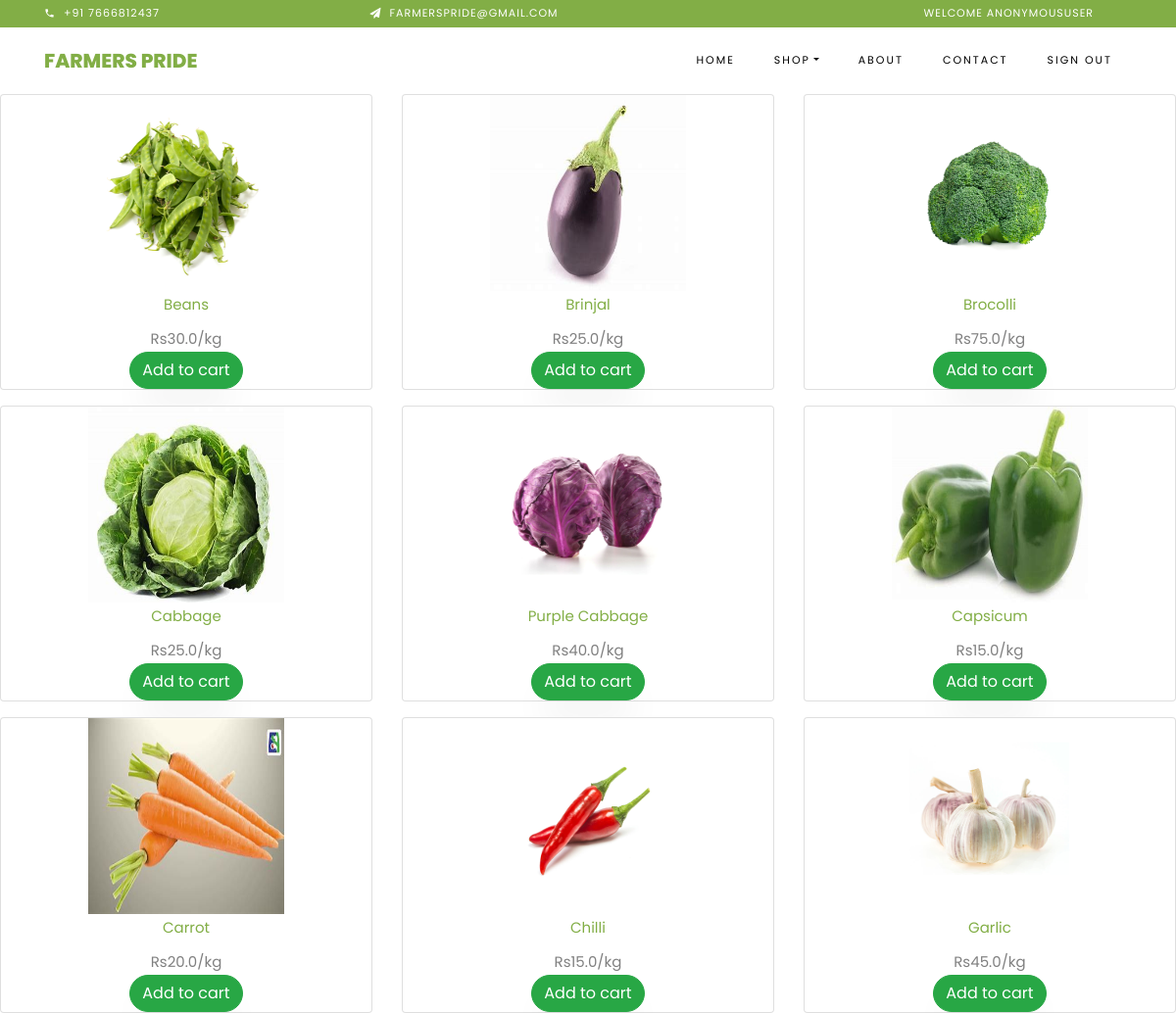
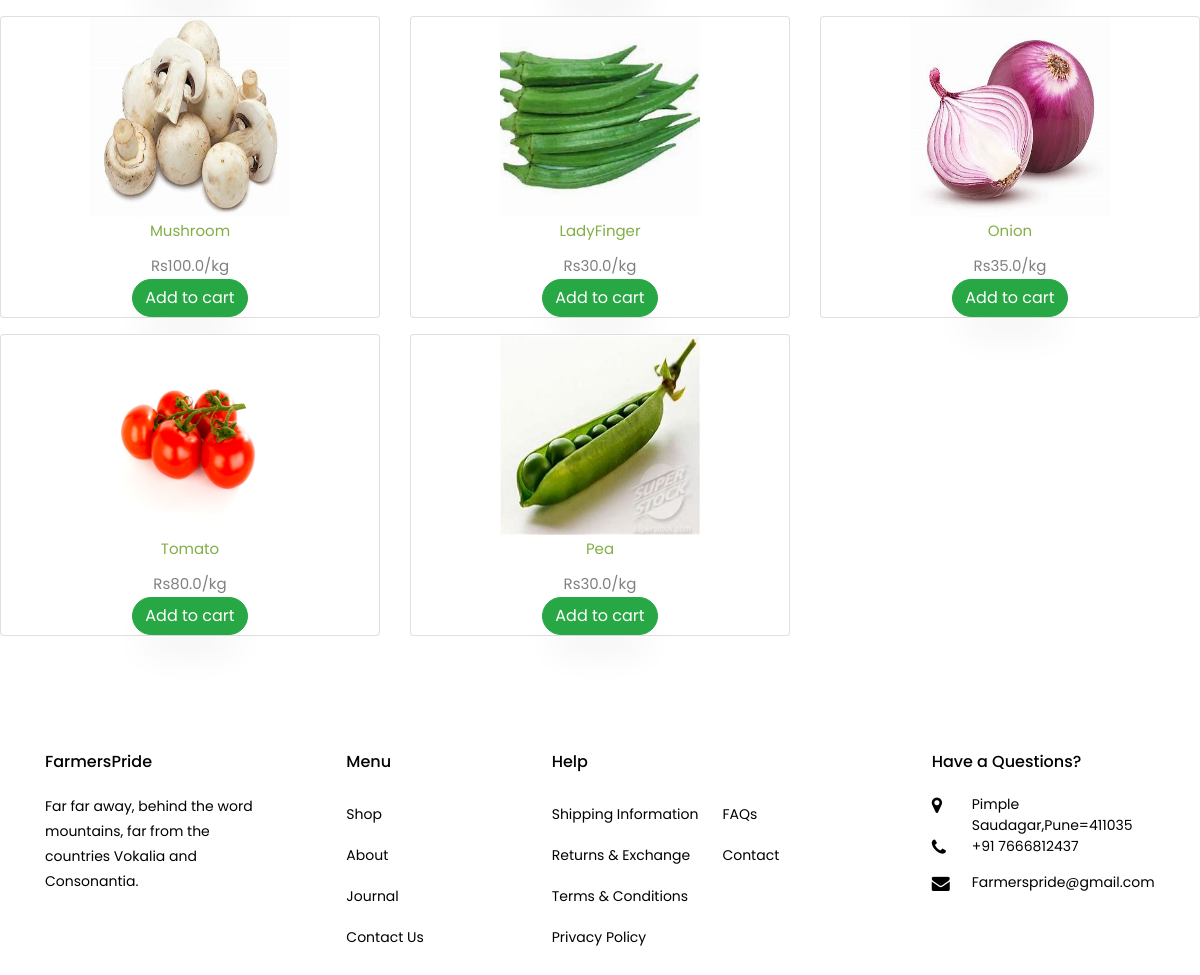
Screenshot of /showproducts/vegetables with the database file from the repository (2 pictures, top to bottom).
### shop/models.py (models this page shows, shortened)
class Product(models.Model):
    product_name=models.CharField(max_length=20,unique=True)
    price=models.FloatField()
    images=models.ImageField(upload_to='images')
    stock=models.IntegerField()
    is_avialable=models.BooleanField(default=True)
    category=models.ForeignKey(Category,on_delete=models.CASCADE)
    created_date=models.DateTimeField(auto_now_add=True)
    modified_date=models.DateTimeField(auto_now=True)
    slug = models.SlugField(max_length=200, unique=True)

### shop/views.py (the view)
# urls.py: path('showproducts/<slug:category>', showproducts),
def showproducts(request, category=None):
    if category:
        categories = get_object_or_404(Category, slug=category)
        product1 = Product.objects.all()
        product = product1.filter(category=categories)
        return render(request, 'Product_details.html', {'product': product})

### templates/Product_details.html
{% extends './base.html'%}
{% block content %}
{% load static %}
<div class="row" style="text-align: center;">
    {% for p in product %}
	<div class="col-sm-4">
		<figure class="card card-product-grid">
			<div class="img-wrap" >
				<a href="{{ p.get_url }}"><img src="{{ p.images.url }}" style="height:200px;width:200px;"></a>
			</div>
			<figcaption class="info-wrap">
				<div class="fix-height">
					<a href="{{ p.get_url }}" class="title">{{ p.product_name }}</a>
					<div class="price-wrap mt-2">
						<span class="price">Rs{{ p.price }}/kg</span>
					</div>
				</div>
				<a href="/add_cart/{{p.id}}" class="btn btn-success">Add to cart </a>
			</figcaption>
		</figure>
	</div>
    {% endfor %}
</div>
{% endblock %}

### rows the page displays
Product: images (picture), product_name "Beans", price "30.0"
Product: images (picture), product_name "Brinjal", price "25.0"
Product: images (picture), product_name "Brocolli", price "75.0"
Product: images (picture), product_name "Cabbage", price "25.0"
Product: images (picture), product_name "Purple Cabbage", price "40.0"
Product: images (picture), product_name "Capsicum", price "15.0"
Product: images (picture), product_name "Carrot", price "20.0"
Product: images (picture), product_name "Chilli", price "15.0"
Product: images (picture), product_name "Garlic", price "45.0"
Product: images (picture), product_name "Mushroom", price "100.0"
Product: images (picture), product_name "LadyFinger", price "30.0"
Product: images (picture), product_name "Onion", price "35.0"
Product: images (picture), product_name "Tomato", price "80.0"
Product: images (picture), product_name "Pea", price "30.0"

### other values shown
{{ user }} "ANONYMOUSUSER"
